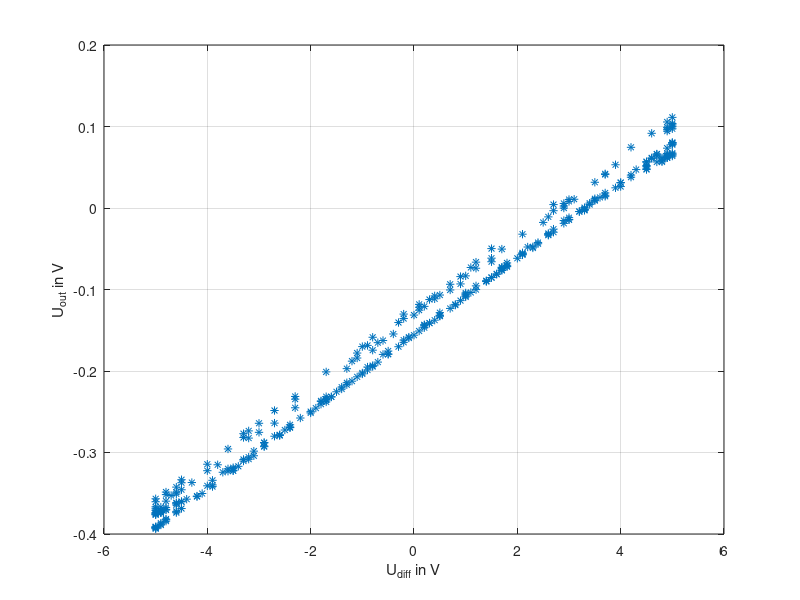
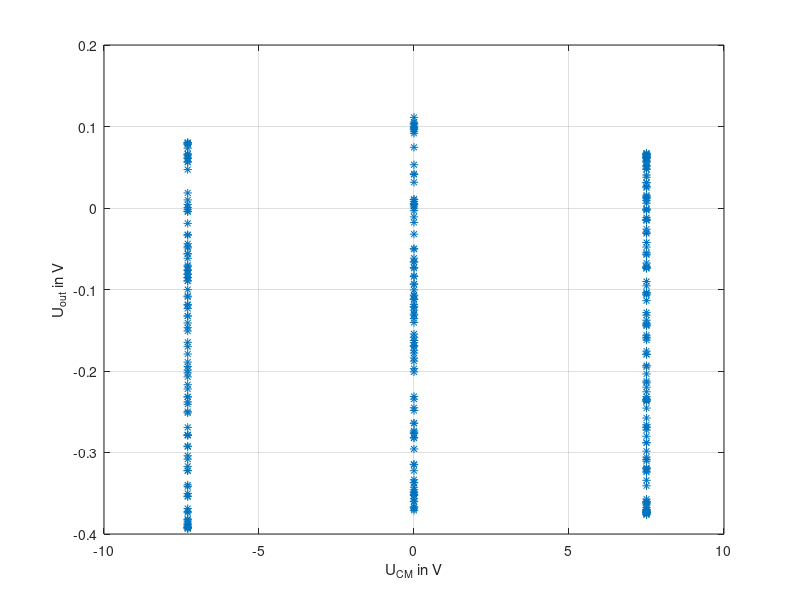

Here is the MATLAB script that generated these plots, in order:
close all
clear all

data1=importdata('3_4_up.txt');
data2=importdata('3_4_mid.txt');
data3=importdata('3_4_low.txt');


%U_diff
Ud1=data1(:,1);
%U_CM
Uc1=data1(:,2);
%U_out
Uo1=data1(:,3);

%U_diff
Ud2=data2(:,1);
%U_CM
Uc2=data2(:,2);
%U_out
Uo2=data2(:,3);

%U_diff
Ud3=data3(:,1);
%U_CM
Uc3=data3(:,2);
%U_out
Uo3=data3(:,3);

Ud=[Ud1;Ud2;Ud3];

Uc=[Uc1;Uc2;Uc3];

Uo=[Uo1;Uo2;Uo3];

figure(1)
plot(Ud,Uo,'*')
grid on
xlabel('U_{diff} in V')
ylabel('U_{out} in V')

figure(2)
plot(Uc,Uo,'*')
grid on
xlabel('U_{CM} in V')
ylabel('U_{out} in V')

